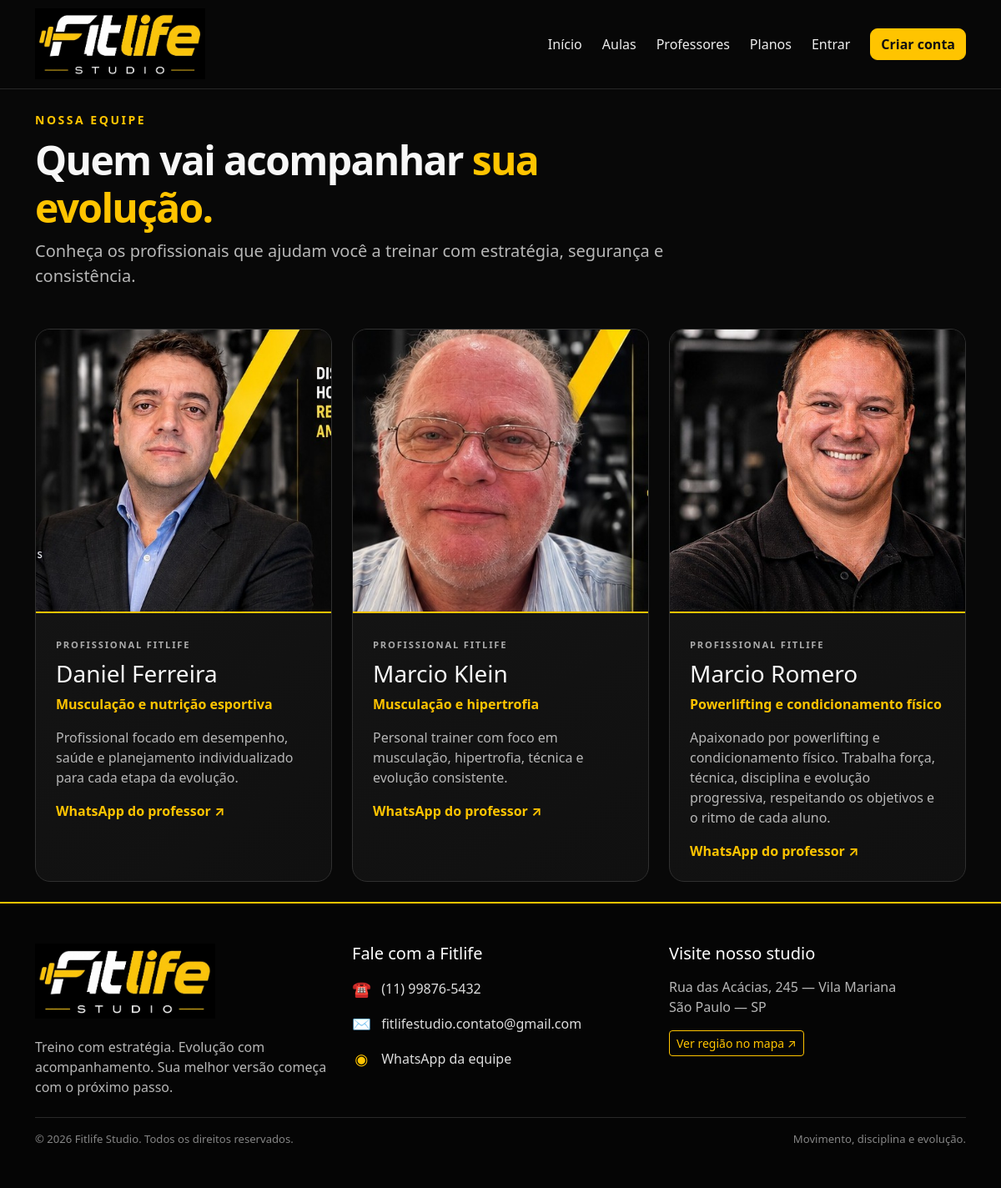
The app's page /professores.php with its own data.
### tables this page shows
CREATE TABLE professores (
    id INT AUTO_INCREMENT PRIMARY KEY,
    usuario_id INT NOT NULL UNIQUE,
    especialidade VARCHAR(120),
    telefone VARCHAR(30),
    bio TEXT,
    imagem VARCHAR(255),
    FOREIGN KEY (usuario_id) REFERENCES usuarios(id) ON DELETE CASCADE
);

CREATE TABLE usuarios (
    id INT AUTO_INCREMENT PRIMARY KEY,
    nome VARCHAR(120) NOT NULL,
    email VARCHAR(160) NOT NULL UNIQUE,
    senha VARCHAR(255) NOT NULL,
    perfil ENUM('admin', 'professor', 'aluno') NOT NULL DEFAULT 'aluno',
    ativo TINYINT(1) NOT NULL DEFAULT 1,
    criado_em TIMESTAMP DEFAULT CURRENT_TIMESTAMP
);

### professores.php (the view, shortened to what this page needs)
<?php
require __DIR__ . '/config/conexao.php';
$professores = $pdo->query("SELECT p.*, u.nome FROM professores p JOIN usuarios u ON u.id = p.usuario_id ORDER BY u.nome")->fetchAll();
include __DIR__ . '/includes/header.php';
?>
<section class="professores-intro mb-5 reveal">
  <span class="text-fit fw-bold text-uppercase small letter-spaced">Nossa equipe</span>
  <h1 class="dashboard-title display-5 mt-2">Quem vai acompanhar <span class="text-fit">sua evolução.</span></h1>
  <p class="muted lead mb-0">Conheça os profissionais que ajudam você a treinar com estratégia, segurança e consistência.</p>
</section>
<div class="row g-4">
<?php foreach ($professores as $i => $p): ?>
  <?php
    $foto = !empty($p['imagem']) ? $p['imagem'] : '';
    $fotoExiste = $foto && is_file(__DIR__ . '/' . $foto);
  ?>
  <div class="col-md-6 col-lg-4 reveal" style="--reveal-delay: <?= (int)($i % 3) * 100 ?>ms">
    <article class="fit-card professor-card h-100 overflow-hidden">
      <?php if ($fotoExiste): ?>
        <img class="professor-photo" src="/fitlife/<?= htmlspecialchars($foto, ENT_QUOTES, 'UTF-8') ?>" alt="Foto de <?= htmlspecialchars($p['nome'], ENT_QUOTES, 'UTF-8') ?>" loading="lazy">
      <?php else: ?>
        <div class="professor-photo professor-placeholder" aria-label="Foto ainda não cadastrada"><span><?= htmlspecialchars(mb_strtoupper(mb_substr($p['nome'], 0, 1, 'UTF-8'), 'UTF-8')) ?></span></div>
      <?php endif; ?>
      <div class="p-4">
        <span class="professor-label">PROFISSIONAL FITLIFE</span>
        <h2 class="h3 mt-2 mb-2"><?= htmlspecialchars($p['nome']) ?></h2>
        <div class="text-fit fw-semibold mb-3"><?= htmlspecialchars($p['especialidade'] ?? '') ?></div>
        <p class="muted mb-3"><?= htmlspecialchars($p['bio'] ?? '') ?></p><?php if (!empty($p['telefone'])): ?><a class="professor-contact" href="https://wa.me/55<?= preg_replace('/\D/', '', $p['telefone']) ?>" target="_blank" rel="noopener noreferrer">WhatsApp do professor ↗</a><?php endif; ?>
      </div>
    </article>
  </div>
<?php endforeach; ?>
</div>
<?php include __DIR__ . '/includes/footer.php'; ?>

### includes/header.php (shortened to what this page needs)
<!doctype html>
<html lang="pt-BR">
<head>
    <link href="https://cdn.jsdelivr.net/npm/bootstrap@5.3.3/dist/css/bootstrap.min.css" rel="stylesheet">
    <link href="/fitlife/css/style.css" rel="stylesheet">
</head>
<body>
<?php include __DIR__ . '/navbar.php'; ?>
<main class="container py-4">

### includes/navbar.php (shortened to what this page needs)
<nav class="navbar navbar-expand-lg navbar-dark fit-navbar">
  <div class="container">
    <a class="navbar-brand fit-brand" href="/fitlife/index.php" aria-label="Fitlife Studio - início">
      <img src="/fitlife/assets/logo-fitlife.jpg" alt="Fitlife Studio" class="fit-logo">
    </a>
    <div class="collapse navbar-collapse" id="nav">
      <ul class="navbar-nav ms-auto align-items-lg-center gap-lg-2">
        <li class="nav-item"><a class="nav-link" href="/fitlife/index.php">Início</a></li>
        <li class="nav-item"><a class="nav-link" href="/fitlife/aulas.php">Aulas</a></li>
        <li class="nav-item"><a class="nav-link" href="/fitlife/professores.php">Professores</a></li>
        <li class="nav-item"><a class="nav-link" href="/fitlife/planos.php">Planos</a></li>
        <?php if (isset($_SESSION['usuario'])): ?>
          <?php $p = $_SESSION['usuario']['perfil']; ?>
          <li class="nav-item"><a class="btn btn-fit ms-lg-2" href="/fitlife/<?= htmlspecialchars($p, ENT_QUOTES, 'UTF-8') ?>/dashboard.php">Meu painel</a></li>
          <li class="nav-item"><a class="nav-link" href="/fitlife/logout.php">Sair</a></li>
        <?php else: ?>
          <li class="nav-item"><a class="nav-link" href="/fitlife/login.php">Entrar</a></li>
          <li class="nav-item"><a class="btn btn-fit ms-lg-2" href="/fitlife/cadastro.php">Criar conta</a></li>
        <?php endif; ?>
      </ul>
    </div>
  </div>
</nav>

### includes/footer.php (shortened to what this page needs)
</main>
<footer class="site-footer mt-5">
  <div class="container py-5">
    <div class="row g-4">
      <div class="col-lg-4">
        <a href="/fitlife/index.php" class="footer-brand"><img src="/fitlife/assets/logo-fitlife.jpg" alt="Fitlife Studio" class="footer-logo"></a>
        <p class="muted mt-3 mb-0">Treino com estratégia. Evolução com acompanhamento. Sua melhor versão começa com o próximo passo.</p>
      </div>
      <div class="col-sm-6 col-lg-4">
        <h2 class="h5 text-white">Fale com a Fitlife</h2>
        <ul class="footer-contact list-unstyled mt-3">
          <li><span class="footer-icon">☎</span><a href="tel:+5511998765432">(11) 99876-5432</a></li>
          <li><span class="footer-icon">✉</span><a href="mailto:fitlifestudio.contato@gmail.com">fitlifestudio.contato@gmail.com</a></li>
          <li><span class="footer-icon">◉</span><a href="https://wa.me/5511998765432" target="_blank" rel="noopener noreferrer">WhatsApp da equipe</a></li>
        </ul>
      </div>
      <div class="col-sm-6 col-lg-4">
        <h2 class="h5 text-white">Visite nosso studio</h2>
        <p class="muted mt-3 mb-2">Rua das Acácias, 245 — Vila Mariana<br>São Paulo — SP</p>
        <a class="btn btn-outline-fit btn-sm mt-2" href="https://www.google.com/maps/search/?api=1&query=Vila+Mariana+Sao+Paulo" target="_blank" rel="noopener noreferrer">Ver região no mapa ↗</a>
      </div>
    </div>
    <div class="footer-bottom mt-4 pt-3 d-flex flex-wrap justify-content-between gap-2">
      <span>© <?= date('Y') ?> Fitlife Studio. Todos os direitos reservados.</span>
      <span>Movimento, disciplina e evolução.</span>
    </div>
  </div>
</footer>
</body>
</html>

### css/style.css (style rules this page uses)
:root { --fit-dark: #080808; --fit-card: #121212; --fit-yellow: #ffc400; --fit-yellow-light: #ffda42; --fit-muted: #b7b7b7; --fit-border: #303030; }
* { box-sizing: border-box; }
html { scroll-behavior: smooth; }
body { background:var(--fit-dark); color:#f7f7f7; min-height:100vh; }
.fit-navbar { background:rgba(8,8,8,.96); border-bottom:1px solid #272727; padding-block:.65rem; backdrop-filter:blur(12px); }
.fit-brand { display:flex; align-items:center; padding-block:0; }
.fit-logo { display:block; width:clamp(145px, 17vw, 205px); height:auto; object-fit:contain; transition:transform .25s ease, opacity .25s ease; }
.navbar .nav-link { color:#ededed; transition:color .2s ease; }
.btn-fit { background:var(--fit-yellow); color:#101010; font-weight:800; border:1px solid var(--fit-yellow); border-radius:9px; transition:transform .2s ease, background .2s ease, box-shadow .2s ease; }
.text-fit { color:var(--fit-yellow); }
.muted { color:var(--fit-muted); }
.fit-card { background:linear-gradient(145deg,#161616,#101010); border:1px solid var(--fit-border); border-radius:18px; transition:border-color .25s ease, transform .25s ease, box-shadow .25s ease; }
.site-footer { background:#0b0b0b; border-top:1px solid #292929; color:#999; }
.dashboard-title { font-weight:850; letter-spacing:-.035em; }
a { color:inherit; }
.letter-spaced { letter-spacing:.18em; }
.professores-intro { max-width:760px; }
.professor-card { overflow:hidden; }
.professor-photo { display:block; width:100%; height:340px; object-fit:cover; object-position:center 25%; background:#191919; border-bottom:2px solid var(--fit-yellow); }
.professor-label { font-size:.7rem; font-weight:800; letter-spacing:.16em; color:#aaa; }
.reveal { animation:reveal-up .65s both; animation-delay:var(--reveal-delay,0ms); }
.site-footer { margin-top:0 !important; background:#050505; border-top:2px solid var(--fit-yellow); }
.footer-logo { width:clamp(155px,18vw,220px); height:auto; }
.footer-brand { display:inline-flex; }
.footer-contact li { display:flex; gap:.8rem; align-items:center; margin-bottom:.9rem; color:#ddd; }
.footer-contact a { color:#ddd; text-decoration:none; overflow-wrap:anywhere; }
.footer-icon { color:var(--fit-yellow); width:1.4rem; font-size:1.15rem; text-align:center; }
.footer-bottom { border-top:1px solid #292929; color:#858585; font-size:.82rem; }
.btn-outline-fit { color:var(--fit-yellow); border:1px solid var(--fit-yellow); }
.professor-contact { color:var(--fit-yellow); text-decoration:none; font-weight:700; }

### records on screen
professores: imagem (picture), usuario.nome "Daniel Ferreira", especialidade "Musculação e nutrição esportiva", bio "Profissional focado em desempenho, saúde e planejamento individualizado para cada etapa da evolução."
professores: imagem (picture), usuario.nome "Marcio Klein", especialidade "Musculação e hipertrofia", bio "Personal trainer com foco em musculação, hipertrofia, técnica e evolução consistente."
professores: imagem (picture), usuario.nome "Marcio Romero", especialidade "Powerlifting e condicionamento físico", bio "Apaixonado por powerlifting e condicionamento físico. Trabalha força, técnica, disciplina e evolução progressiva, respeitando os objetivos e o ritmo de cada aluno."
